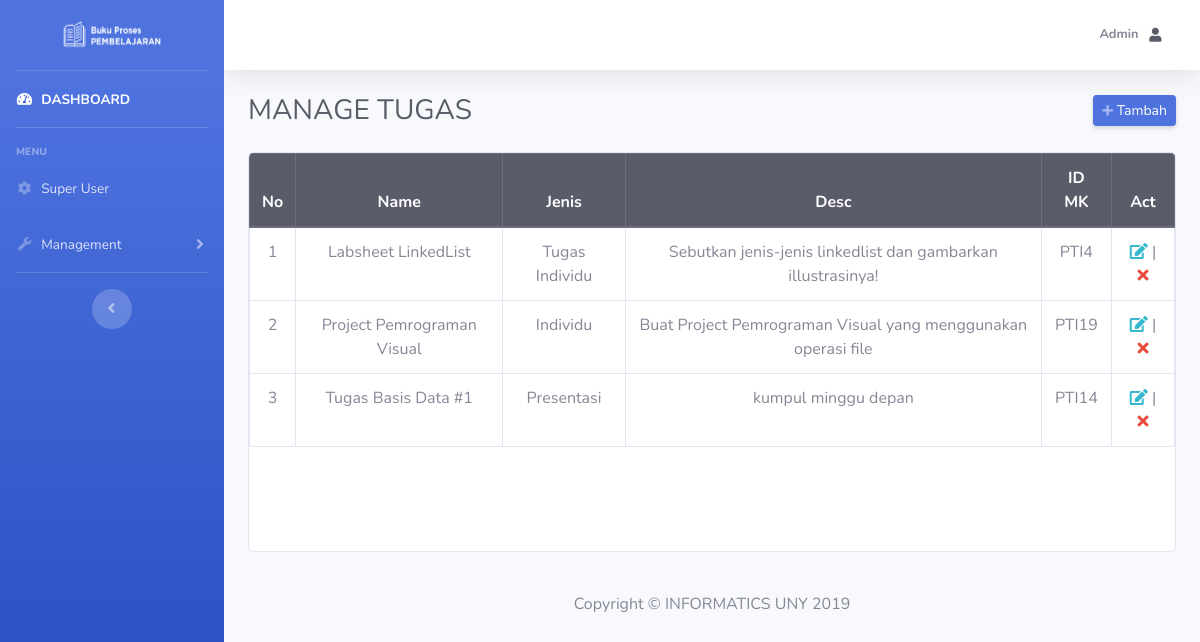
/admin/index.php?page=manage_tgs (signed in), run on the app's committed database.
### tables this page shows
CREATE TABLE `tugas` (
  `id` int(6) NOT NULL,
  `name` varchar(50) DEFAULT NULL,
  `jenis` varchar(20) DEFAULT NULL,
  `desc` text DEFAULT NULL,
  `id_mk` varchar(6) DEFAULT NULL
);

### admin/manage_tgs.php (the view, shortened to what this page needs)
<table class="table table-hover table-bordered">
    <thead align="center" class="thead-dark">
        <tr>
            <th scope="col">No</th>
            <th scope="col">Name</th>
            <th scope="col">Jenis</th>
            <th scope="col">Desc</th>
            <th scope="col">ID MK</th>
            <th scope="col">Act</th>
        </tr>
    </thead>
    <tbody align="center">
        <?php
        $sql = "SELECT * FROM `tugas`";
        $result = $connect->query($sql);
        if ($result->num_rows > 0) {
            $no = 1;
            while ($row = $result->fetch_assoc()) {
                echo "<tr>";
                echo "<td>" . $no . "</td>";
                echo "<td>" . $row['name'] . "</td>";
                echo "<td>" . $row['jenis'] . "</td>";
                echo "<td>" . $row['desc'] . "</td>";
                echo "<td>" . $row['id_mk'] . "</td>";
                $id = $row['id'];
                echo "<td><a href=\"index.php?page=edit_tgs&id=$id\" class=\"text-info\"><i class=\"fas fa-edit\"></i></a><span> | </span> <a href=\"../backend/process.php?op=deleteTgs&id=$id\" class=\"text-danger\"><i class=\"fas fa-times\"></i></a></td>";
                echo "</tr>";
                $no++;
            }
        } else {
            echo "<tr>";
            echo "<td colspan=\"9\"> No more data </td>";
            echo "</tr>";
        }
        ?>
    </tbody>
</table>

### data on the page
tugas: name "Labsheet LinkedList", jenis "Tugas Individu", desc "Sebutkan jenis-jenis linkedlist dan gambarkan illustrasinya!", id_mk "PTI4"
tugas: name "Project Pemrograman Visual", jenis "Individu", desc "Buat Project Pemrograman Visual yang menggunakan operasi file", id_mk "PTI19"
tugas: name "Tugas Basis Data #1", jenis "Presentasi", desc "kumpul minggu depan", id_mk "PTI14"

### other printed values
$name "Admin"
$titledash "MANAGE TUGAS"
